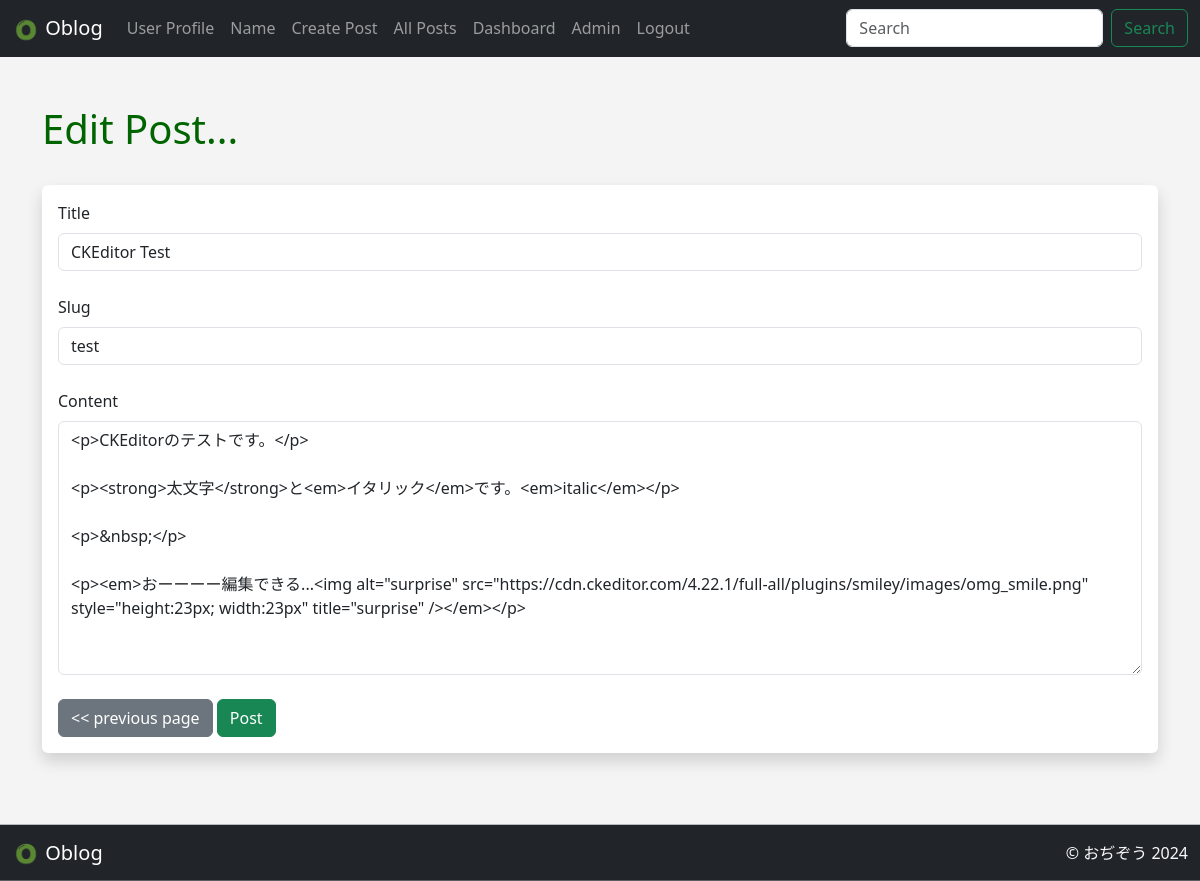
/posts/edit/1 (signed in), run on the app's committed database.
### app.py (models this page shows)
class Posts(db.Model):
    __tablename__ = "posts"
    id = db.Column(db.Integer, primary_key=True)
    title = db.Column(db.String(255))
    content = db.Column(db.Text)
    date_posted = db.Column(db.DateTime(timezone=True), default=lambda:datetime.now(japan_tz))
    slug = db.Column(db.String(255))
    poster_id = db.Column(db.Integer, db.ForeignKey('users.id')) #usersはDBのTable名

### app.py (the view, shortened to what this page needs)
@app.route('/posts/edit/<int:id>', methods=['GET', 'POST'])
@login_required
def edit_post(id):
    post = Posts.query.get_or_404(id)
    form = PostForm()
    if current_user.id == post.poster_id:
        form.title.data = post.title
        form.slug.data = post.slug
        form.content.data = post.content
        return render_template('edit_post.html', form=form)
    else:
        flash("You Arn't Authorized To Edit This Post!")
        post = Posts.query.get_or_404(id)
        return render_template('post.html', post=post)

### webforms.py
class PostForm(FlaskForm):
    title = StringField('Title', validators=[DataRequired()])
    content = CKEditorField('Content', validators=[DataRequired()])
    slug = StringField('Slug', validators=[DataRequired()])
    submit = SubmitField('Post')

class SearchForm(FlaskForm):
    searched = StringField("Searchd : ", validators=[DataRequired()])
    submit = SubmitField("Search")

### app.py (called while the page is built)
@login_manager.user_loader
def load_user(user_id):
    return Users.query.get(int(user_id))

@app.context_processor
def base():
    form = SearchForm()
    return dict(form=form)

### templates/edit_post.html (shortened to what this page needs)
{% extends 'base.html' %}
{% block content %}
<br>
<h1>Edit Post...</h1>
<br>
<div class="shadow p-3 mb-5 bg-body rounded">
    <form method="POST">
        {{ form.title.label(class="form-label") }}
        {{ form.title(class="form-control") }}
        <br>
        {{ form.slug.label(class="form-label") }}
        {{ form.slug(class="form-control") }}
        <br>
        {{ form.content.label(class="form-label") }}
        {{ form.content(class="form-control", rows="10") }}
        <br>
        <a href="#" onclick="window.history.back(); return false;" class="btn btn-secondary"><< previous page</a>
        {{ form.submit(class="btn btn-success") }}
    </form>
</div>
{% endblock %}

### static/css/style.css (style rules this page uses)
h1 { color: darkgreen; font-size: 40px; }
body { background: #f4f4f4; min-height: 100vh; }

### data on the page
Posts: title "CKEditor Test", slug "test", content "<p>CKEditorのテストです。</p> <p><strong>太文字</strong>と<em>イタリック</em>です。<em>italic</em></p> <p>&nbsp;</p> <p><em>おーーーー編集できる...<img alt=\"surprise\" src=\"https://cdn.ckeditor.com/4.22.1/full-all/plugins/smiley/images/omg_smile.png\" style=\"height:23px; width:23px\" title=\"surprise\" /></em></p>"
